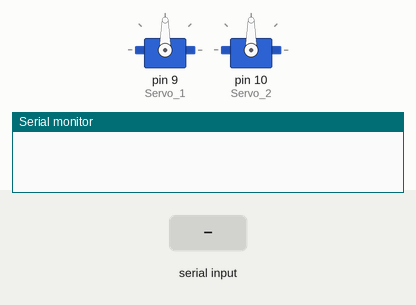
Simulated run of this sketch. Board: Arduino Uno, built with avr-gcc and run on an emulated ATmega328P. Parts: 2 × servo, the last lines printed to the serial monitor. The inputs (shaded band) are chosen by the test bench.

Above: at 1.2 s.
1.3 s: "s1\n" received over Serial
At 1.7 s:
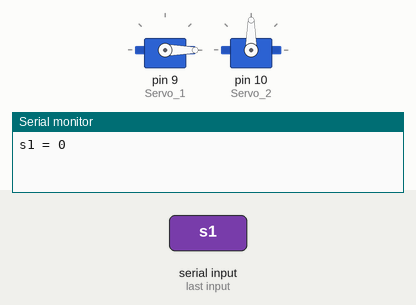
2.8 s: "s2\n" received over Serial
At 4.0 s:
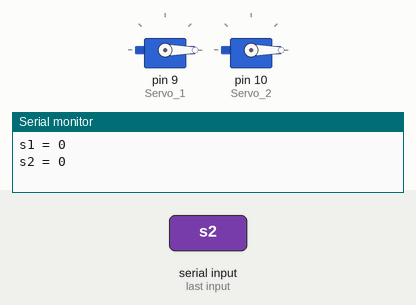
Timing chart, 0 to 5.8 s (numbered marks = the images above; inputs shaded):
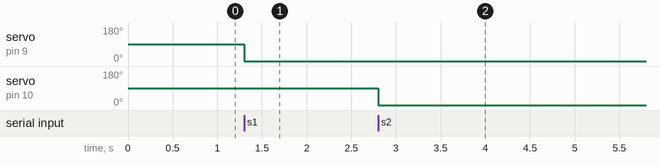

The sketch:

Servo_control.ino
```cpp
 #include <Servo.h>

Servo Servo_1;
Servo Servo_2;

String inputString = "";         // a string to hold incoming data
boolean stringComplete = false;  // whether the string is complete

void setup() {
  // initialize serial:#
  Servo_1.attach(9);
  Servo_2.attach(10);
  Serial.begin(9600); // Baud
  // reserve 200 bytes for the inputString:
  inputString.reserve(200);
}

void loop() {
  // print the string when a newline arrives:
  if (stringComplete) { // stringComplete = true
    String Ser = inputString.substring(0,2);
    String Ser_val =inputString.substring(3,6);

    if(Ser=="s1"){
      Servo_1.write(Ser_val.toInt());
      delay(15);

    }
    if(Ser=="s2"){
    Servo_2.write(Ser_val.toInt());
    delay(15);
    }

     Serial.println(Ser + " = " + Ser_val.toInt());
    // Servo_1.write(inputString.toInt());

    // clear the string:
    inputString = "";
    stringComplete = false;
  }
}

/*
  SerialEvent occurs whenever a new data comes in the
 hardware serial RX.  This routine is run between each
 time loop() runs, so using delay inside loop can delay
 response.  Multiple bytes of data may be available.
 */
void serialEvent() {
  while (Serial.available()) {
    // get the new byte:
    char inChar = (char)Serial.read();
    // add it to the inputString:
    inputString += inChar;
    // if the incoming character is a newline, set a flag
    // so the main loop can do something about it:
    if (inChar == '\n') {
      stringComplete = true;
    }
  }
}
```

Measured:
- after the input at 1.3 s, servo on pin 9 (Servo_1): 90° → 0° at once
- after the input at 2.8 s, servo on pin 10 (Servo_2): 90° → 0° at once
